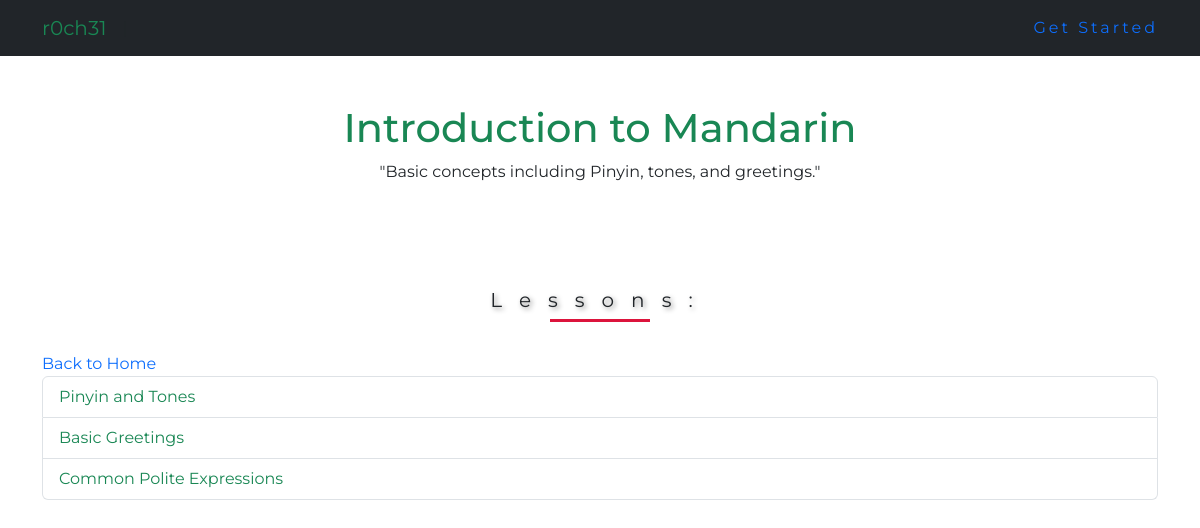
Screenshot of /chapters/1/ with the database file from the repository.
### mandarin/models.py (models this page shows, shortened)
class Chapter(models.Model):
    id = models.AutoField(primary_key=True)
    title = models.CharField(max_length=255)
    description = models.TextField(blank=True, null=True)

class Lesson(models.Model):
    id = models.AutoField(primary_key=True)
    chapter = models.ForeignKey(Chapter, on_delete=models.CASCADE, related_name='lessons')
    title = models.CharField(max_length=255)
    content = models.TextField()

### mandarin/views.py (the view)
# urls.py: path('chapters/<int:chapter_id>/', views.chapter_detail, name='chapter_detail'),
def chapter_detail(request, chapter_id):
    chapter = get_object_or_404(Chapter.objects.prefetch_related('lessons'), id=chapter_id)
    lessons = chapter.lessons.all()
    return render(request, 'mandarin/chapter_detail.html', {
        'chapter': chapter,
        'lessons': lessons
    })

### mandarin/templates/mandarin/chapter_detail.html (shortened to what this page needs)
{% extends "mandarin/base.html" %}
{% block content %}
<div class="container mt-5">
  <h1 class="text-center text-success">{{ chapter.title }}</h1>
  <p class="text-center">{{ chapter.description }}</p>
  <br><br>
  <div style="text-align: left;">
    <h4>Lessons:</h4>
    <a href="{% url 'home' %}" class=" text-decoration-none mt-3">Back to Home</a>
    <div class="list-group">
      {% for lesson in lessons %}
      <a href="{% url 'lesson_detail' lesson.id %}" class="list-group-item list-group-item-action text-success">
        {{ lesson.title }}
      </a>
      {% empty %}
      <p>No lessons found for this chapter.</p>
      {% endfor %}
    </div>
    <br>
  </div>
</div>
{% endblock %}

### static/css/style.css (style rules this page uses)
body { margin: 0; padding: 0; font-family: 'Montserrat', sans-serif; }
h4 { text-align: center; letter-spacing: 17px; font-size: 60px; font-style: bold; text-shadow: 2px 2px 5px gray; }
h4 { width: 100%; font-weight: normal; font-size: 20px; position: relative; margin: 40px 0; }
h4::before { content: ''; position: absolute; width: 100px; height: 3px; background-color: crimson; bottom: -10px; left: 50%; transform: translateX(-50%); animation: animate 4s linear infinite; }

### rows the page displays
Chapter: title "Introduction to Mandarin", description "\"Basic concepts including Pinyin, tones, and greetings.\""
Lesson: title "Pinyin and Tones"
Lesson: title "Basic Greetings"
Lesson: title "Common Polite Expressions"
